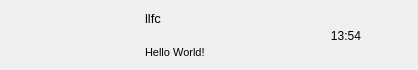
<?xml version="1.0" encoding="UTF-8"?>
<ui version="4.0">
 <class>ChatUserWid</class>
 <widget class="QWidget" name="ChatUserWid">
  <property name="geometry">
   <rect>
    <x>0</x>
    <y>0</y>
    <width>418</width>
    <height>70</height>
   </rect>
  </property>
  <property name="minimumSize">
   <size>
    <width>0</width>
    <height>70</height>
   </size>
  </property>
  <property name="maximumSize">
   <size>
    <width>16777215</width>
    <height>70</height>
   </size>
  </property>
  <property name="windowTitle">
   <string>Form</string>
  </property>
  <layout class="QHBoxLayout" name="horizontalLayout">
   <property name="spacing">
    <number>5</number>
   </property>
   <property name="leftMargin">
    <number>6</number>
   </property>
   <property name="topMargin">
    <number>2</number>
   </property>
   <property name="rightMargin">
    <number>6</number>
   </property>
   <property name="bottomMargin">
    <number>2</number>
   </property>
   <item>
    <widget class="QWidget" name="icon_wid" native="true">
     <property name="sizePolicy">
      <sizepolicy hsizetype="Fixed" vsizetype="Fixed">
       <horstretch>0</horstretch>
       <verstretch>0</verstretch>
      </sizepolicy>
     </property>
     <property name="minimumSize">
      <size>
       <width>50</width>
       <height>50</height>
      </size>
     </property>
     <property name="maximumSize">
      <size>
       <width>50</width>
       <height>50</height>
      </size>
     </property>
     <layout class="QHBoxLayout" name="horizontalLayout_2">
      <property name="spacing">
       <number>0</number>
      </property>
      <property name="leftMargin">
       <number>0</number>
      </property>
      <property name="topMargin">
       <number>0</number>
      </property>
      <property name="rightMargin">
       <number>0</number>
      </property>
      <property name="bottomMargin">
       <number>0</number>
      </property>
      <item>
       <widget class="QLabel" name="icon_lb">
        <property name="minimumSize">
         <size>
          <width>45</width>
          <height>45</height>
         </size>
        </property>
        <property name="maximumSize">
         <size>
          <width>45</width>
          <height>45</height>
         </size>
        </property>
        <property name="text">
         <string/>
        </property>
        <property name="alignment">
         <set>Qt::AlignCenter</set>
        </property>
       </widget>
      </item>
     </layout>
    </widget>
   </item>
   <item>
    <widget class="QWidget" name="user_info_wid" native="true">
     <property name="minimumSize">
      <size>
       <width>0</width>
       <height>0</height>
      </size>
     </property>
     <property name="maximumSize">
      <size>
       <width>130</width>
       <height>16777215</height>
      </size>
     </property>
     <layout class="QVBoxLayout" name="verticalLayout">
      <property name="leftMargin">
       <number>2</number>
      </property>
      <property name="topMargin">
       <number>2</number>
      </property>
      <property name="rightMargin">
       <number>2</number>
      </property>
      <property name="bottomMargin">
       <number>2</number>
      </property>
      <item>
       <widget class="QLabel" name="user_name_lb">
        <property name="font">
         <font>
          <pointsize>10</pointsize>
         </font>
        </property>
        <property name="text">
         <string>llfc</string>
        </property>
       </widget>
      </item>
      <item>
       <widget class="QLabel" name="user_chat_lb">
        <property name="maximumSize">
         <size>
          <width>130</width>
          <height>16777215</height>
         </size>
        </property>
        <property name="font">
         <font>
          <pointsize>8</pointsize>
         </font>
        </property>
        <property name="text">
         <string>Hello World!</string>
        </property>
       </widget>
      </item>
     </layout>
    </widget>
   </item>
   <item>
    <widget class="QWidget" name="time_wid" native="true">
     <property name="sizePolicy">
      <sizepolicy hsizetype="Fixed" vsizetype="Fixed">
       <horstretch>0</horstretch>
       <verstretch>0</verstretch>
      </sizepolicy>
     </property>
     <property name="minimumSize">
      <size>
       <width>50</width>
       <height>50</height>
      </size>
     </property>
     <property name="maximumSize">
      <size>
       <width>50</width>
       <height>50</height>
      </size>
     </property>
     <widget class="QLabel" name="time_lb">
      <property name="geometry">
       <rect>
        <x>0</x>
        <y>20</y>
        <width>54</width>
        <height>12</height>
       </rect>
      </property>
      <property name="text">
       <string>13:54</string>
      </property>
      <property name="alignment">
       <set>Qt::AlignCenter</set>
      </property>
     </widget>
    </widget>
   </item>
  </layout>
 </widget>
 <resources/>
 <connections/>
</ui>
